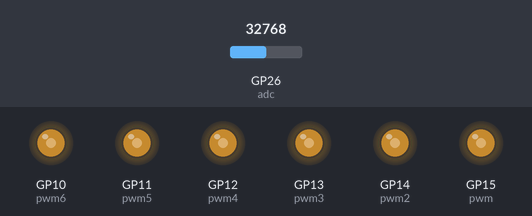
Bench run of a program on a simulated Raspberry Pi Pico running MicroPython. Shown: output pins drawn as LEDs (lit = HIGH). The inputs (shaded band) are chosen by the test bench; at power-on: GP26 (adc) = 32768 (analog values on the 0–65535 scale).

Above: at 1.2 s.
1.3 s: GP26 (adc) set to 45874
At 2.5 s:
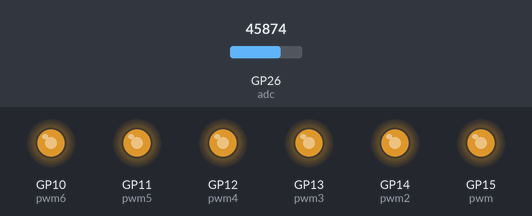
2.8 s: GP26 (adc) set to 57670
At 3.6 s:
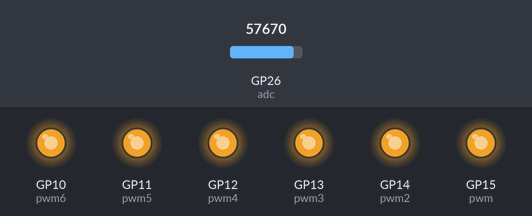
4.3 s: GP26 (adc) set to 7864
At 4.8 s:
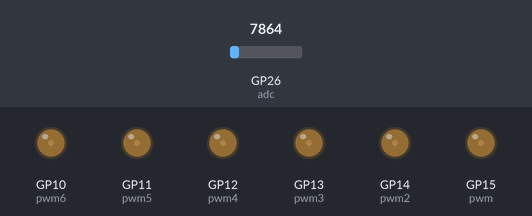
5.8 s: GP26 (adc) set to 0
At 7.1 s:
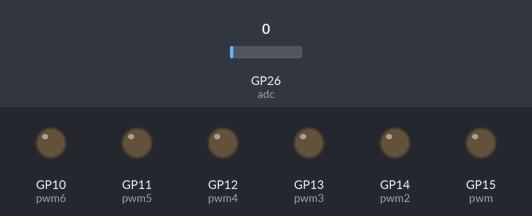
Timing chart, 0 to 8.3 s (numbered marks = the images above; inputs shaded):
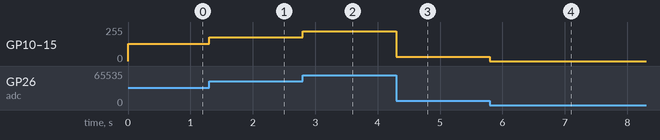

Measured:
- after the input at 1.3 s, GP10 (pwm6), GP11 (pwm5), GP12 (pwm4), GP13 (pwm3), GP14 (pwm2), GP15 (pwm): 128/255 → 178/255 at once
- after the input at 2.8 s, GP10 (pwm6), GP11 (pwm5), GP12 (pwm4), GP13 (pwm3), GP14 (pwm2), GP15 (pwm): 178/255 → 224/255 at once
- after the input at 4.3 s, GP10 (pwm6), GP11 (pwm5), GP12 (pwm4), GP13 (pwm3), GP14 (pwm2), GP15 (pwm): 224/255 → 31/255 at once
- after the input at 5.8 s, GP10 (pwm6), GP11 (pwm5), GP12 (pwm4), GP13 (pwm3), GP14 (pwm2), GP15 (pwm): 31/255 → 0/255 at once

The program:

Gold_-_Potentiometer.py
```python
from machine import Pin, PWM, ADC
from time import sleep

pwm = PWM(Pin(15))
pwm2 = PWM(Pin(14))
pwm3 = PWM(Pin(13))
pwm4 = PWM(Pin(12))
pwm5 = PWM(Pin(11))
pwm6 = PWM(Pin(10))

adc = ADC(Pin(26))

pwm.freq(1000)
pwm2.freq(1500)
pwm3.freq(2000)
pwm4.freq(2500)
pwm5.freq(3000)
pwm6.freq(3500)

while True:
    #print(adc.read_u16())
    duty = adc.read_u16()
    pwm.duty_u16(duty)
    pwm2.duty_u16(duty)
    pwm3.duty_u16(duty)
    pwm4.duty_u16(duty)
    pwm5.duty_u16(duty)
    pwm6.duty_u16(duty)
```
